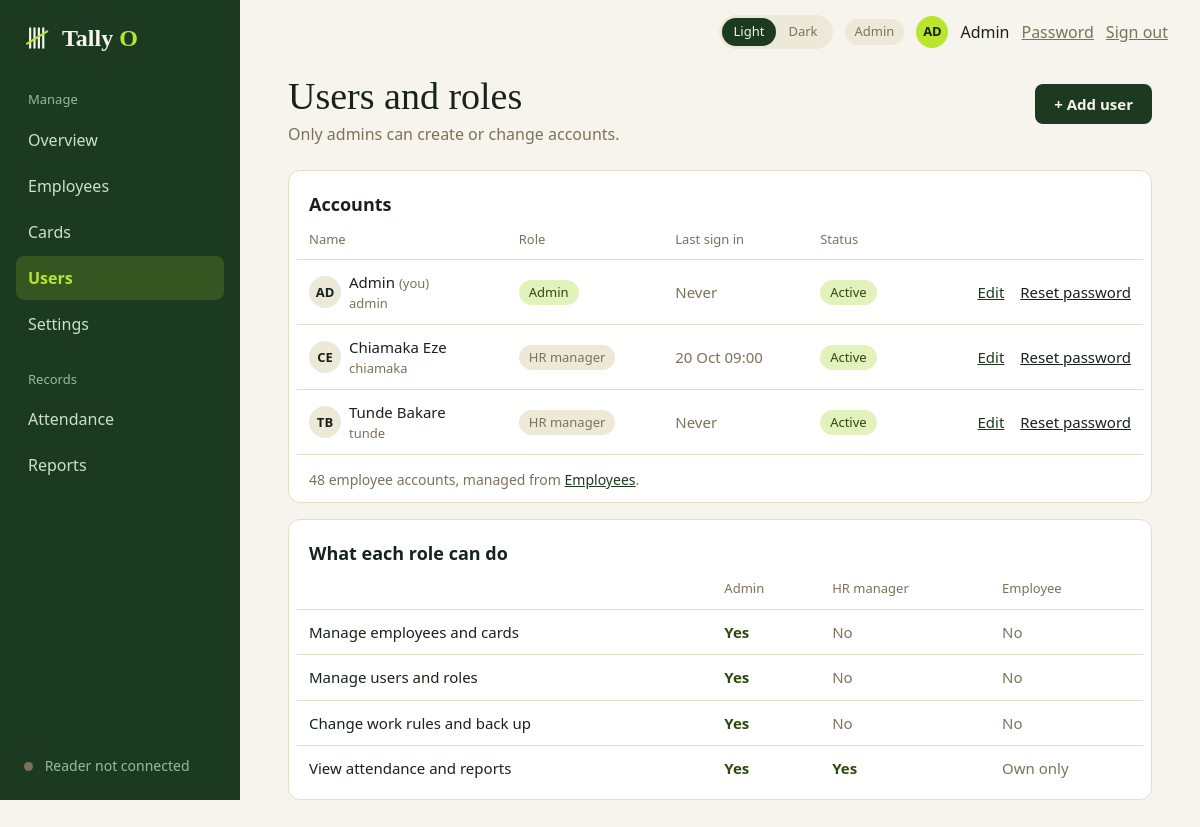
The page /admin/users (signed in) on the database its author committed.
### tables this page shows
CREATE TABLE users (
    id            INTEGER PRIMARY KEY,
    username      TEXT    NOT NULL UNIQUE COLLATE NOCASE,  -- employees use their code
    full_name     TEXT    NOT NULL,
    role          TEXT    NOT NULL CHECK (role IN ('admin', 'hr', 'employee')),
    password_hash TEXT    NOT NULL,
    employee_id   INTEGER UNIQUE REFERENCES employees(id),
    is_active     INTEGER NOT NULL DEFAULT 1 CHECK (is_active IN (0, 1)),
    must_change_password INTEGER NOT NULL DEFAULT 0 CHECK (must_change_password IN (0, 1)),
    last_login_at TEXT,
    -- an employee account must point at an employee; the others must not
    CHECK ((role = 'employee') = (employee_id IS NOT NULL))
);

### admin.py (the view)
@bp.route("/users")
@admin_only
def users():
    conn = db.get_db()
    return render_template(
        "admin_users.html", staff=queries.staff_accounts(conn),
        employee_accounts=queries.employee_account_count(conn),
        me_id=session["user"]["id"], today=date.today().isoformat(), **shell_context("Users"))

### app.py (called while the page is built)
@app.context_processor
def inject_globals():
    return {"APP_NAME": APP_NAME, "APP_TAGLINE": APP_TAGLINE,
            "csrf_token": auth.csrf_token, "safe_url": safe_url,
            "reader": reader.status()}

@app.after_request
def no_store_when_signed_in(response):
    if "user" in session and request.endpoint != "static":
        response.headers["Cache-Control"] = "no-store"
    return response

### auth.py (called while the page is built)
def csrf_token():
    if "csrf" not in session:
        session["csrf"] = secrets.token_hex(16)
    return session["csrf"]

def login_required(view):
    @wraps(view)
    def wrapped(*args, **kwargs):
        user = session.get("user")
        if not user:
            return redirect(url_for("auth.login"))
        row = get_db().execute("SELECT is_active, must_change_password FROM users WHERE id = ?",
                               (user["id"],)).fetchone()
        if row is None or not row["is_active"]:       # deactivated since they signed in
            session.clear()
            return redirect(url_for("auth.login"))
        if row["must_change_password"] and request.endpoint not in ("account.password", "auth.logout"):
            return redirect(url_for("account.password"))
        return view(*args, **kwargs)
    return wrapped

def role_required(*roles):
    def decorator(view):
        @wraps(view)
        @login_required
        def wrapped(*args, **kwargs):
            if session["user"]["role"] not in roles:
                abort(403)
            return view(*args, **kwargs)
        return wrapped
    return decorator

### db.py (called while the page is built)
def connect(path=DEFAULT_DB):
    Path(path).parent.mkdir(parents=True, exist_ok=True)
    conn = sqlite3.connect(str(path), isolation_level=None, timeout=10)  # we run transactions ourselves
    conn.row_factory = sqlite3.Row            # rows behave like dicts: row["name"]
    conn.execute("PRAGMA foreign_keys = ON")  # SQLite ignores foreign keys unless asked
    conn.execute("PRAGMA journal_mode = WAL") # readers don't block the writer
    return conn

def get_db():
    if "db" not in g:
        g.db = connect(current_app.config["DATABASE"])
    return g.db

### queries.py (called while the page is built)
def employee_account_count(db):
    return db.execute("SELECT COUNT(*) FROM users WHERE role = 'employee'").fetchone()[0]

### reader.py (called while the page is built)
def status():
    return {"connected": False, "port": None, "label": "Reader not connected"}

### shell.py (called while the page is built)
def safe_url(endpoint, **values):
    try:
        return url_for(endpoint, **values)
    except BuildError:
        return "#"

### templates/admin_users.html (shortened to what this page needs)
{% extends "app_shell.html" %}
{% block content %}
  <div class="page-head">
    <div>
      <h1 class="page-title">Users and roles</h1>
      <p class="muted mt-1">Only admins can create or change accounts.</p>
    </div>
    <a class="btn" href="{{ url_for('admin.user_new') }}">+ Add user</a>
  </div>
  <div class="card table-card mt-5">
    <h2 class="section-title table-title">Accounts</h2>
    <table class="table">
      <thead><tr><th>Name</th><th>Role</th><th>Last sign in</th><th>Status</th><th></th></tr></thead>
      <tbody>
        {% for u in staff %}
          <tr>
            <td>
              <div class="row">
                <span class="avatar">{{ u.initials }}</span>
                <div>
                  <div>{{ u.full_name }}{% if u.id == me_id %} <span class="muted small">(you)</span>{% endif %}</div>
                  <div class="muted small">{{ u.username }}</div>
                </div>
              </div>
            </td>
            <td>{% if u.role == 'admin' %}<span class="pill pill-ok">Admin</span>{% else %}<span class="pill">HR manager</span>{% endif %}</td>
            <td class="muted">{{ u.last_login_at | when(today) if u.last_login_at else 'Never' }}</td>
            <td>{% if u.is_active %}<span class="pill pill-ok">Active</span>{% else %}<span class="pill pill-bad">Inactive</span>{% endif %}</td>
            <td class="right">
              <a href="{{ url_for('admin.user_edit', user_id=u.id) }}">Edit</a>
              {% if u.is_active %}
                <form class="inline-form row-action" method="post"
                      action="{{ url_for('admin.user_reset_password', user_id=u.id) }}"
                      onsubmit="return confirm('Reset the password for {{ u.full_name|e }}? Their current password will stop working.')">
                  <button class="link-button" type="submit">Reset password</button>
                </form>
              {% endif %}
            </td>
          </tr>
        {% endfor %}
      </tbody>
    </table>
    <p class="table-foot muted">{{ employee_accounts }} employee accounts, managed from <a href="{{ safe_url('admin.employees') }}">Employees</a>.</p>
  </div>
  <div class="card table-card mt-4">
    <h2 class="section-title table-title">What each role can do</h2>
    <table class="table">
      <thead><tr><th></th><th>Admin</th><th>HR manager</th><th>Employee</th></tr></thead>
      <tbody>
        {% for label, admin, hr, emp in (
            ('Manage employees and cards', 'Yes', 'No', 'No'),
            ('Manage users and roles', 'Yes', 'No', 'No'),
            ('Change work rules and back up', 'Yes', 'No', 'No'),
            ('View attendance and reports', 'Yes', 'Yes', 'Own only')) %}
          <tr>
            <td>{{ label }}</td>
            {% for v in (admin, hr, emp) %}<td class="{{ 'yes' if v == 'Yes' else 'muted' }}">{{ v }}</td>{% endfor %}
          </tr>
        {% endfor %}
      </tbody>
    </table>
  </div>
{% endblock %}

### static/css/base.css (style rules this page uses)
:root { --font-sans: Calibri, Carlito, "Segoe UI", system-ui, -apple-system, sans-serif; --font-serif: Charter, "Bitstream Charter", "Sitka Text", Cambria, Georgia, serif; --space-1: 0.25rem; --space-2: 0.5rem; --space-3: 0.75rem; --space-4: 1rem; --space-5: 1.5rem; --space-6: 2rem; --space-7: 3rem; --radius-sm: 6px; --radius-md: 8px; --radius-lg: 12px; --radius-pill: 999px; --sidebar-width: 240px; }
:root, html[data-theme="light"] { color-scheme: light; --bg: #F6F4EC; --surface: #FFFFFF; --text: #17221A; --muted: #7C7258; --subtle: #5C6558; --line: #E3DEC9; --soft: #EDE9D8; --primary: #1B3A1F; --on-primary: #F6F4EC; --accent: #B8E62E; --on-accent: #17200A; --link: #1B3A1F; --brand-accent: #7DB82A; --ring: rgba(27, 58, 31, 0.25); --ok-bg: #E3F2BC; --ok-fg: #2E4A0B; --late-bg: #F8E7BE; --late-fg: #6B4A08; --bad-bg: #F4DAD2; --bad-fg: #7A2E22; --sidebar-bg: #1B3A1F; --sidebar-text: #CFE0C8; --sidebar-muted: #9DB89B; --sidebar-active-bg: rgba(184, 230, 46, 0.16); --sidebar-active-text: #B8E62E; }
*, *::before, *::after { box-sizing: border-box; }
* { margin: 0; }
html { -webkit-text-size-adjust: 100%; }
body { font-family: var(--font-sans); font-size: 1rem; line-height: 1.5; color: var(--text); background: var(--bg); -webkit-font-smoothing: antialiased; }
button, input, select, textarea { font: inherit; color: inherit; }
a { color: var(--link); }
.page-title { font-family: var(--font-serif); font-weight: 400; font-size: 2.375rem; line-height: 1.1; }
.section-title { font-size: 1.125rem; font-weight: 700; }
.muted { color: var(--muted); }
.btn { display: inline-flex; align-items: center; justify-content: center; gap: var(--space-2); padding: 0.625rem 1.125rem; border: 1px solid transparent; border-radius: var(--radius-md); background: var(--primary); color: var(--on-primary); font-size: 0.9375rem; font-weight: 700; line-height: 1.2; text-decoration: none; cursor: pointer; }
.card { background: var(--surface); border: 1px solid var(--line); border-radius: var(--radius-lg); }
.table-card { padding: var(--space-4) var(--space-2) var(--space-2); overflow-x: auto; }
.pill { display: inline-block; padding: 0.1875rem 0.625rem; border-radius: var(--radius-pill); background: var(--soft); color: var(--muted); font-size: 0.8125rem; white-space: nowrap; }
.pill-ok { background: var(--ok-bg); color: var(--ok-fg); }
.avatar { display: inline-flex; align-items: center; justify-content: center; width: 2rem; height: 2rem; margin-right: var(--space-2); border-radius: 50%; background: var(--soft); color: var(--text); font-size: 0.8125rem; font-weight: 700; flex: none; }
.table { width: 100%; border-collapse: collapse; font-size: 0.9375rem; }
.table th { padding: 0 0.75rem 0.625rem; text-align: left; font-size: 0.8125rem; font-weight: 400; color: var(--muted); }
.table td { padding: 0.6875rem 0.75rem; border-top: 1px solid var(--line); }
.link-button { padding: 0; border: 0; background: none; text-decoration: underline; cursor: pointer; }
.inline-form { display: inline; }
.row { display: flex; align-items: center; }
.mt-1 { margin-top: var(--space-1); }
.mt-4 { margin-top: var(--space-4); }

### static/css/dashboard.css (style rules this page uses)
.page-head { display: flex; align-items: flex-start; justify-content: space-between; gap: var(--space-4); flex-wrap: wrap; }
.page-head .btn { margin-top: 0.5rem; }
.mt-5 { margin-top: var(--space-5); }
.small { font-size: 0.8125rem; }
.right { text-align: right; }
.table-title { padding: 0.25rem 0.75rem 0.75rem; }
.table-foot { padding: 0.875rem 0.75rem 0.25rem; font-size: 0.875rem; border-top: 1px solid var(--line); }
.row-action { margin-left: var(--space-3); }
.yes { color: var(--ok-fg); font-weight: 700; }
:root, html[data-theme="light"] { --chart-ok: #7DB82A; --chart-low: #E2A52B; }

### rows shown on the page
users: initials "AD", full_name "Admin", shows "(you)", username "admin", role "Admin", last_login_at|when "Never", is_active "Active"
users: initials "CE", full_name "Chiamaka Eze", username "chiamaka", role "HR manager", last_login_at|when "20 Oct 09:00", is_active "Active"
users: initials "TB", full_name "Tunde Bakare", username "tunde", role "HR manager", last_login_at|when "Never", is_active "Active"

### other values the page prints
{{ APP_NAME[:-1] }} "Tally"
{{ APP_NAME[-1]|upper }} "O"
{{ group.label }} "Manage" "Records"
{{ link.name }} "Overview" "Employees" "Cards" "Users" "Settings" "Attendance" "Reports"
{{ reader.label }} "Reader not connected"
{{ role_label }} "Admin"
{{ user_initials }} "AD"
{{ user_name }} "Admin"
{{ employee_accounts }} "48"
{{ label }} "Manage employees and cards" "Manage users and roles" "Change work rules and back up" "View attendance and reports"
{{ v }} "Yes" "No" "No" "Yes" "No" "No" "Yes" "No" "No" "Yes" "Yes" "Own only"
